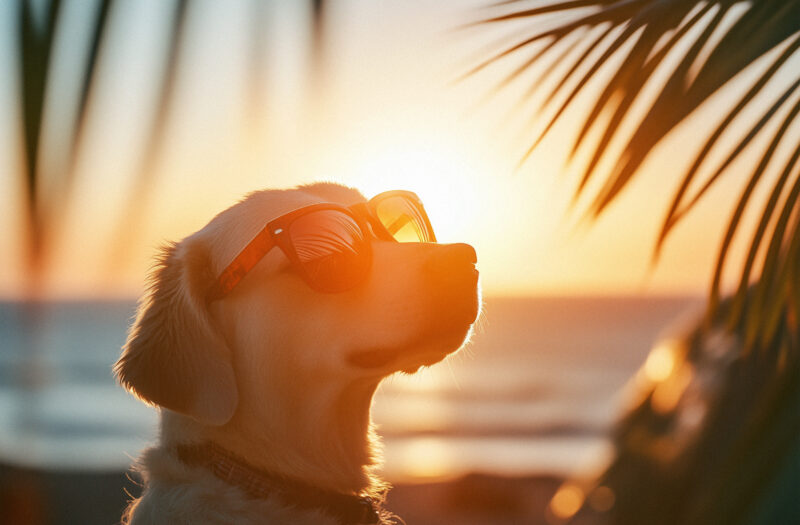
#> input picture experiment8/input.jpg, 800 x 525 px
$ python main.py
#> lines starting #> are read from the running program, lines starting #| are printed output that depends on the picture
import cv2
import numpy as np
import matplotlib.pyplot as plt
img = cv2.imread("input.jpg")
#> img is the input picture: shape (525, 800, 3); mean B, G, R 105.4, 140.7, 175.5
img_rgb = cv2.cvtColor(img, cv2.COLOR_BGR2RGB)
transpose_img = cv2.transpose(img_rgb)
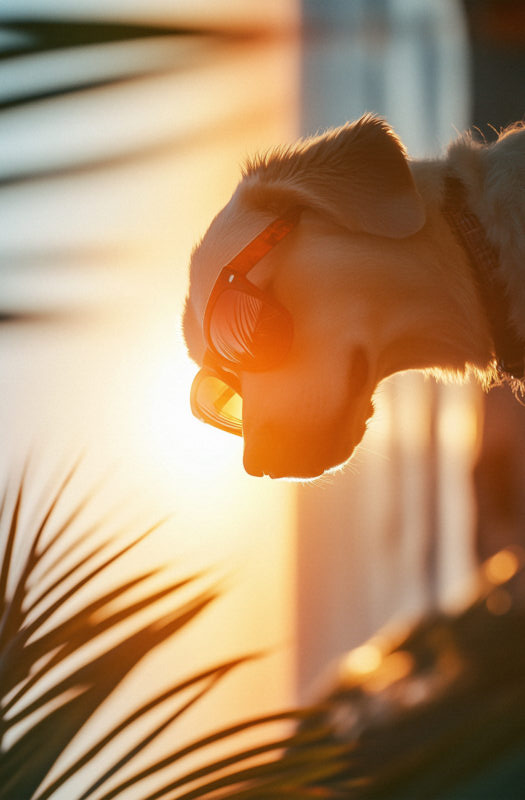
#> transpose_img: shape (800, 525, 3); mean R, G, B 175.5, 140.7, 105.4
crop_img = img_rgb[50:250, 100:300]
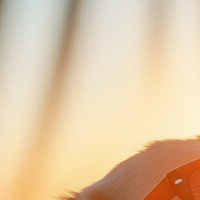
#> crop_img: shape (200, 200, 3); mean R, G, B 225.6, 200.5, 166.6
flip_vertical = cv2.flip(img_rgb, 0)
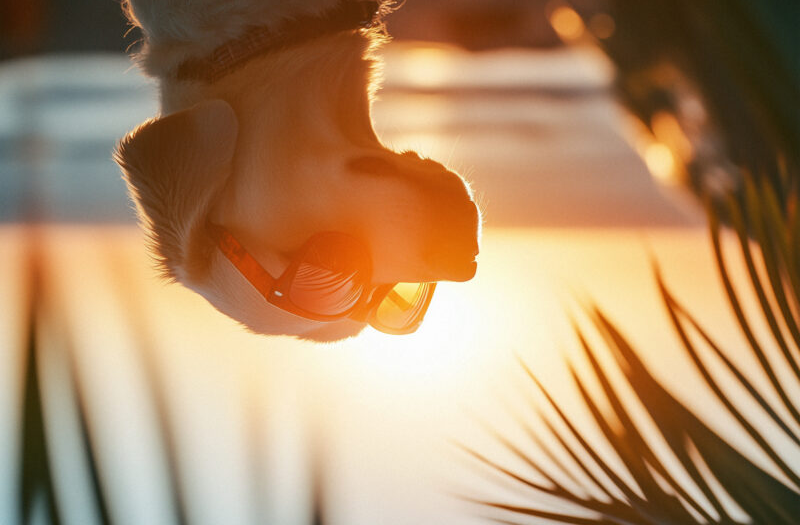
#> flip_vertical: shape (525, 800, 3); mean R, G, B 175.5, 140.7, 105.4
(h, w) = img_rgb.shape[:2]
#> h = 525; w = 800
center = (w // 2, h // 2)
#> center = (400, 262)
M = cv2.getRotationMatrix2D(center, 45, 1.0)
rotated_img = cv2.warpAffine(img_rgb, M, (w, h))
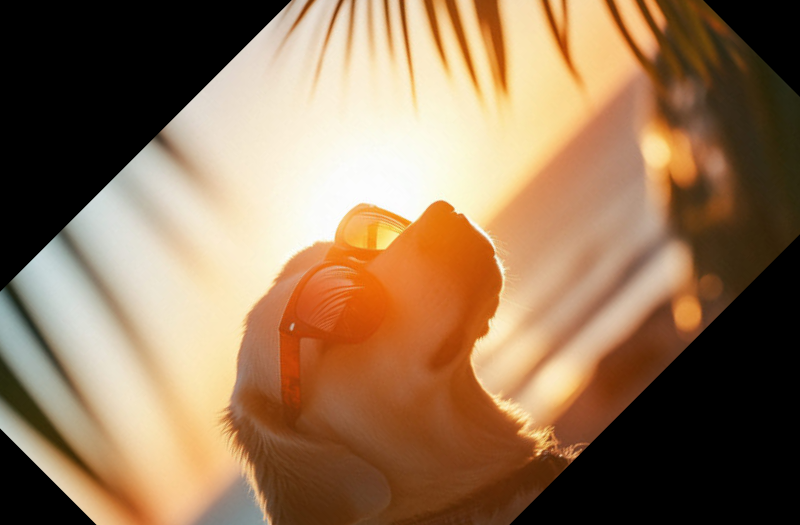
#> rotated_img: shape (525, 800, 3); mean R, G, B 147.2, 116.4, 86.4
M_shear = np.float32([[1, 0.5, 0],
                      [0.5, 1, 0]])
shear_img = cv2.warpAffine(img_rgb, M_shear, (w + 100, h + 100))
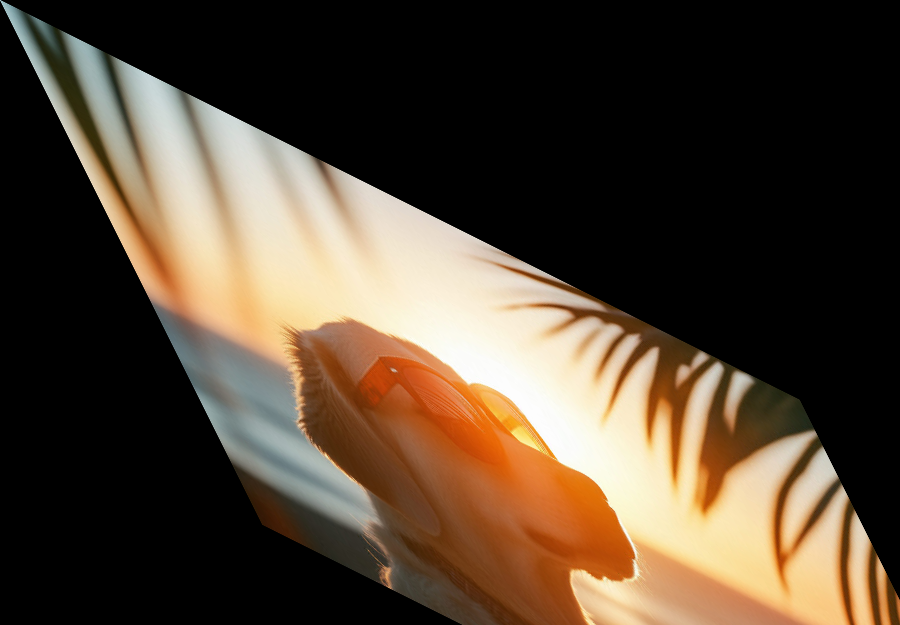
#> shear_img: shape (625, 900, 3); mean R, G, B 82.4, 67.6, 51.9
plt.figure(figsize=(12,8))
plt.subplot(2,3,1), plt.imshow(img_rgb), plt.title("Original")
plt.axis("off")
plt.subplot(2,3,2), plt.imshow(transpose_img), plt.title("Transpose")
plt.axis("off")
plt.subplot(2,3,3), plt.imshow(crop_img), plt.title("Cropping")
plt.axis("off")
plt.subplot(2,3,4), plt.imshow(flip_vertical), plt.title("Vertical Flip")
plt.axis("off")
plt.subplot(2,3,5), plt.imshow(rotated_img), plt.title("Rotation (45°)")
plt.axis("off")
plt.subplot(2,3,6), plt.imshow(shear_img), plt.title("Shearing")
plt.axis("off")
plt.show()
